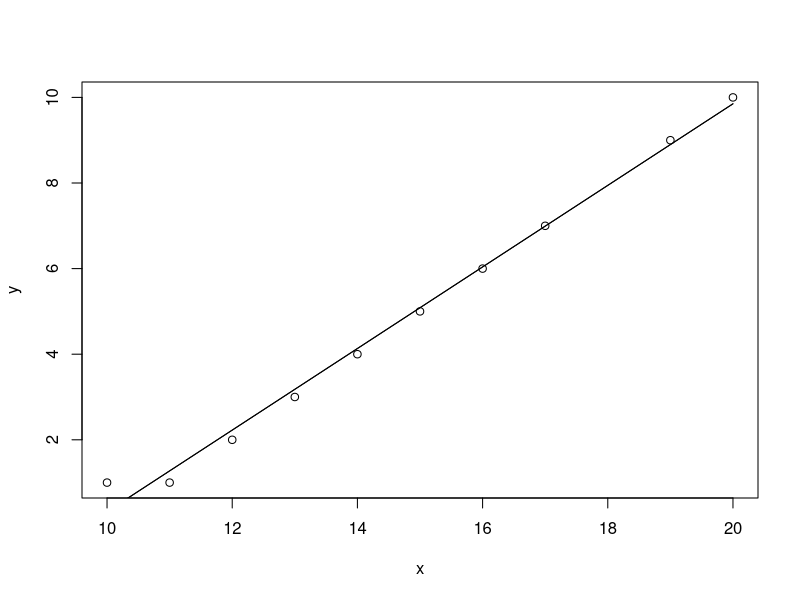

Recreate this plot in R.
setwd("C:\\Users\\gaura\\OneDrive\\Documents\\DA_Final_Lab")
lr<-read.csv("12.csv",header=TRUE,sep=",")
lr

x<-lr$subject1
y<-lr$subject2


X <- mean(x)
X
Y <- mean(y)
Y

num = sum((x-X)*(y-Y))
dem = sum((x-X)^2)

b1 = num/dem
b0 = Y - b1*X
b1
b0
lr$pred = b0 + b1*x
lr
rss = sum((y-lr$pred)^2)
rss
tss = sum((y-Y)^2)
tss
rse = sqrt(rss/(nrow(lr)-2))
rse
se = 1 -  (rss/tss)
se


fit <- lm(y~x,lr)
summary(fit)

lr$pred2 = predict(fit,data.frame(x=c(x)))
lr


plot(x,y)
lines(x,lr$pred)
lines(x,lr$pred2)
